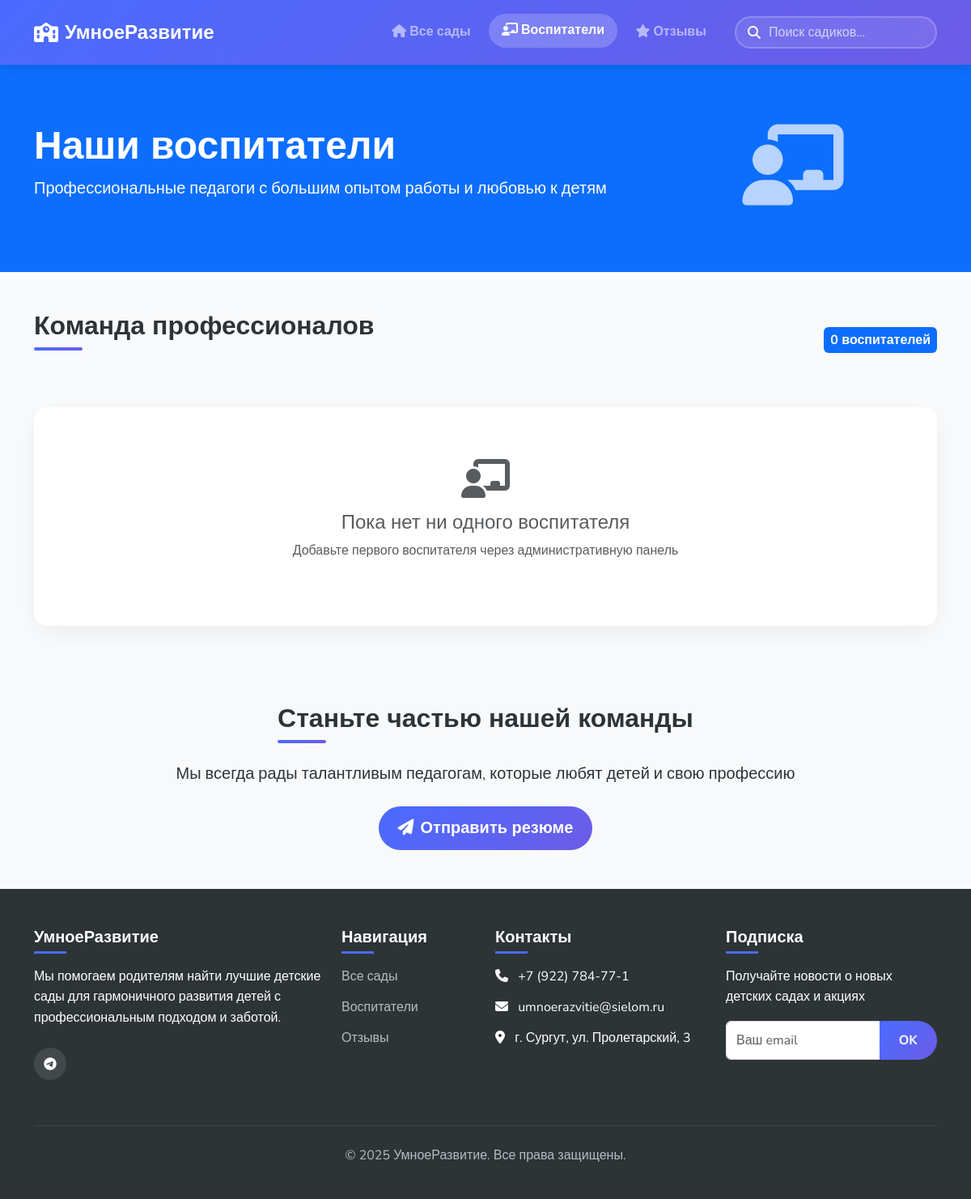
Before: /teachers/ with the older database file.
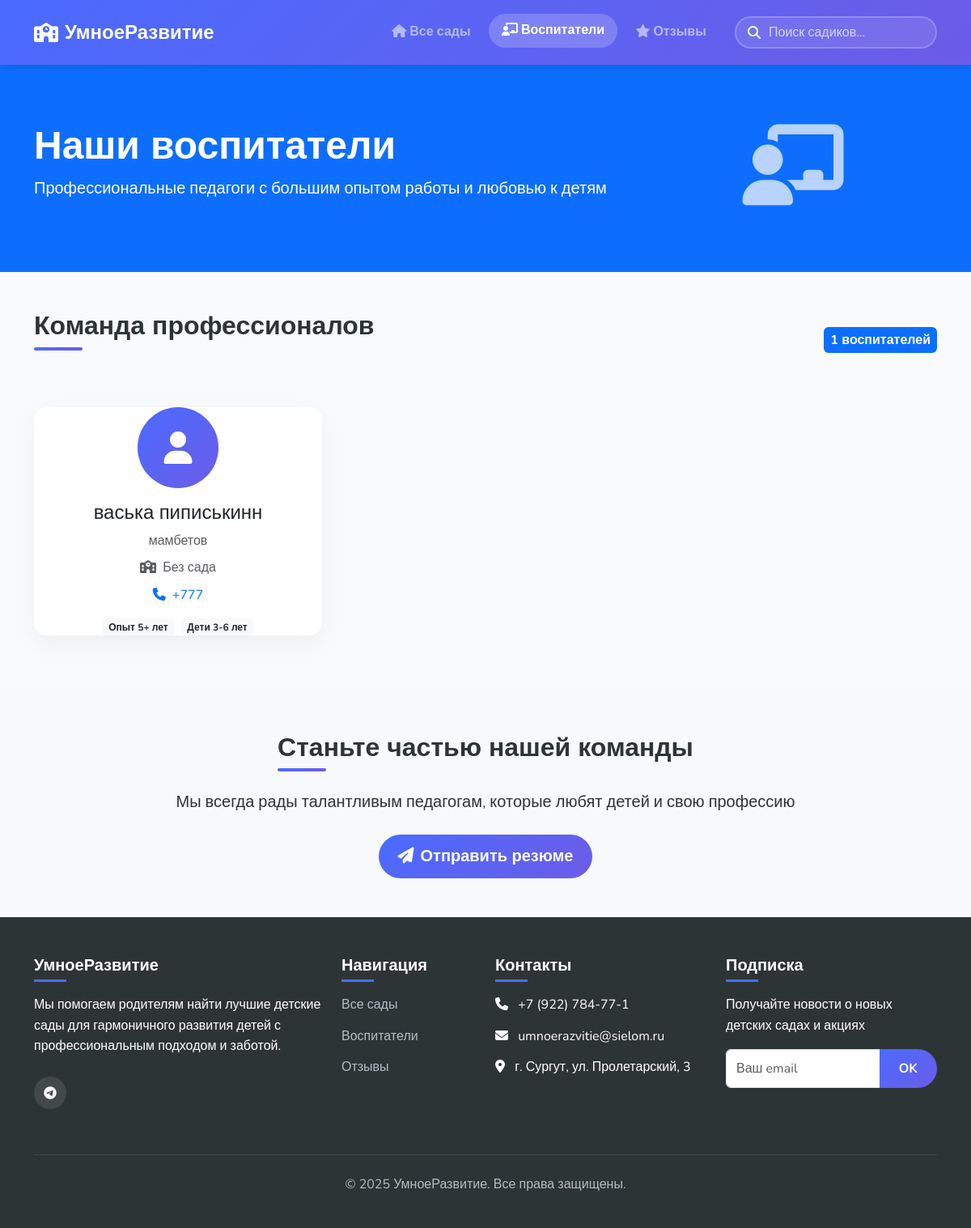
After: the same page with the newer database file.
### app/models.py (models this page shows, shortened)
class Teacher(models.Model):
    QUALIFICATION_CHOICES = [
        ('высшая', 'Высшая категория'),
        ('первая', 'Первая категория'),
        ('вторая', 'Вторая категория'),
        ('без', 'Без категории'),
        ('молодой', 'Молодой специалист'),
    ]
    first_name = models.CharField(max_length=100, verbose_name='Имя')
    last_name = models.CharField(max_length=100, verbose_name='Фамилия')
    phone_number = models.CharField(max_length=20, verbose_name='Телефон')
    qualification = models.CharField(max_length=50, choices=QUALIFICATION_CHOICES, verbose_name='Квалификация')
    experience_years = models.IntegerField(default=0, verbose_name='Стаж (лет)')
    class Meta:
        ordering = ['last_name', 'first_name']
        verbose_name = 'Воспитатель'
        verbose_name_plural = 'Воспитатели'

### app/views.py (the view)
# urls.py: path('teachers/', views.teacher_list, name='teacher_list'),
def teacher_list(request):
    teachers = Teacher.objects.all()
    kindergarten_id = request.GET.get('kindergarten')
    if kindergarten_id:
        teachers = teachers.filter(kindergartenteacher__kindergarten_id=kindergarten_id)
    kindergartens = Kindergarten.objects.all()
    paginator = Paginator(teachers, 12)
    page_number = request.GET.get('page')
    page_obj = paginator.get_page(page_number)
    context = {
        'teachers': page_obj,
        'kindergartens': kindergartens,
        'is_paginated': paginator.num_pages > 1,
    }
    return render(request, 'teacher_list.html', context)

### app/templates/teacher_list.html (shortened to what this page needs)
{% extends 'base.html' %}
{% block content %}
<section class="py-5 bg-primary text-white">
    <div class="container">
        <div class="row align-items-center">
            <div class="col-md-8">
                <h1 class="display-5 fw-bold">Наши воспитатели</h1>
                <p class="lead">Профессиональные педагоги с большим опытом работы и любовью к детям</p>
            </div>
            <div class="col-md-4 text-center">
                <div style="font-size: 100px; opacity: 0.7;">
                    <i class="fas fa-chalkboard-teacher"></i>
                </div>
            </div>
        </div>
    </div>
</section>
<section class="py-5">
    <div class="container">
        <div class="d-flex justify-content-between align-items-center mb-5">
            <h2 class="section-title">Команда профессионалов</h2>
            <span class="badge bg-primary fs-6 p-2">{{ teachers|length }} воспитателей</span>
        </div>
        {% if teachers %}
        <div class="row">
            {% for teacher in teachers %}
            <div class="col-lg-4 col-md-6 mb-4">
                <div class="card teacher-card h-100 text-center">
                    <div class="teacher-avatar-placeholder bg-primary text-white rounded-circle d-flex align-items-center justify-content-center mx-auto mb-3" style="width: 100px; height: 100px; font-size: 2.5rem;">
                        <i class="fas fa-user"></i>
                    </div>
                    <h4>{{ teacher.first_name }} {{ teacher.last_name }}</h4>
                    <p class="text-muted mb-2">{{ teacher.qualification }}</p>
                    {% if teacher.kindergarten %}
                    <p class="mb-2">
                        <i class="fas fa-school text-primary me-1"></i>
                        {{ teacher.kindergarten.name }}
                    </p>
                    {% else %}
                    <p class="mb-2 text-muted">
                        <i class="fas fa-school me-1"></i>
                        Без сада
                    </p>
                    {% endif %}
                    {% if teacher.phone_number %}
                    <p class="mb-3">
                        <i class="fas fa-phone text-primary me-1"></i>
                        <a href="tel:{{ teacher.phone_number }}" class="text-decoration-none">{{ teacher.phone_number }}</a>
                    </p>
                    {% endif %}
                    <div class="mt-auto">
                        <div class="d-flex justify-content-center gap-2">
                            <span class="badge bg-light text-dark">Опыт 5+ лет</span>
                            <span class="badge bg-light text-dark">Дети 3-6 лет</span>
                        </div>
                    </div>
                </div>
            </div>
            {% endfor %}
        </div>
        {% else %}
        <div class="card text-center py-5">
            <div class="card-body">
                <i class="fas fa-chalkboard-teacher fa-3x text-muted mb-3"></i>
                <h4 class="text-muted">
                    Пока нет ни одного воспитателя
                </h4>
                <p class="text-muted">Добавьте первого воспитателя через административную панель</p>
            </div>
        </div>
        {% endif %}
    </div>
</section>
<section class="py-5 bg-light">
    <div class="container text-center">
        <h2 class="section-title">Станьте частью нашей команды</h2>
        <p class="lead mb-4">Мы всегда рады талантливым педагогам, которые любят детей и свою профессию</p>
        <button class="btn btn-primary btn-lg px-4">
            <i class="fas fa-paper-plane me-2"></i>Отправить резюме
        </button>
    </div>
</section>
{% endblock %}

Changed rows visible on the page:
added Teacher: first_name "васька", last_name "пиписькинн", qualification "мамбетов", phone_number "+777"
Other visible differences:
{{ teachers|length }}: "0" → "1"
text no longer shown: "Пока нет ни одного воспитателя Добавьте первого воспитателя через административную панель"
